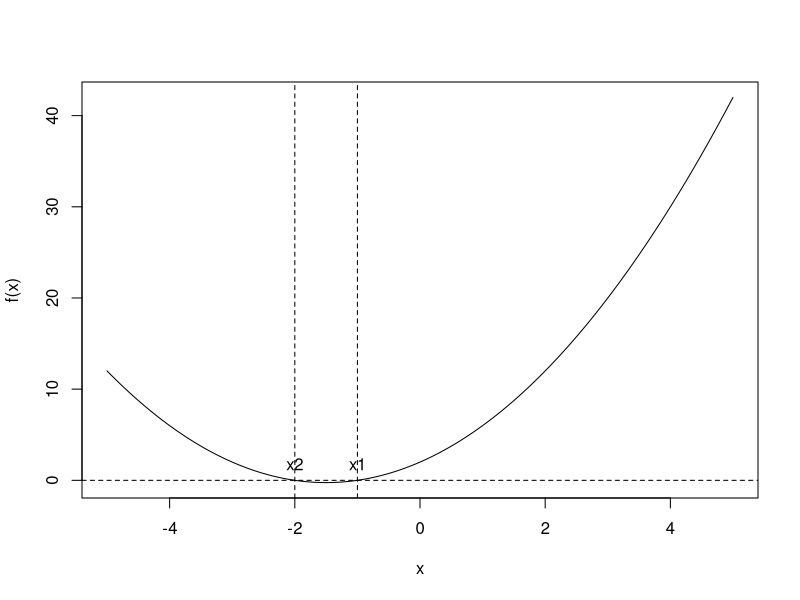

Recreate this plot in R.
## ---- chunk 1
#| echo: false
a = 1
b = 3
c = 2

Delta = b^2 - 4*a*c
x1 <- (-b + sqrt(Delta)) / (2*a)
x2 <- (-b - sqrt(Delta)) / (2*a)
data.frame(Solution1 = x1, Solution2 = x2)
## ---- chunk 2
#| echo: false


a = 1
b = 3
c = 2


x <- seq(-5, 5, length = 300)

plot(x, a*x^2+b*x+c, type = "l", xlab = "x", ylab = "f(x)")

abline(h=0, lty=2)

if(Delta == 0){
  abline(v=x1, lty=2)
  text(x1, 0, labels = "x1=x2", pos = 3.5)
} else if(Delta > 0){
  abline(v=x1, lty=2)
  abline(v=x2, lty=2)
  text(x1, 0, labels = "x1", pos = 3.5)
  text(x2, 0, labels = "x2", pos = 3.5)
}

